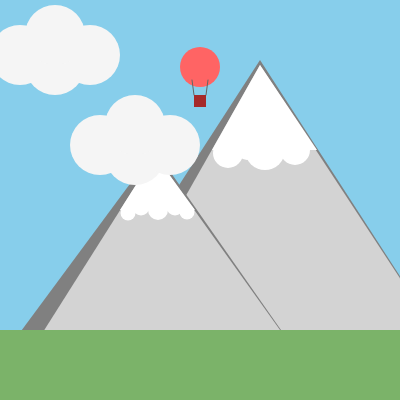
Frame 1 (no input)
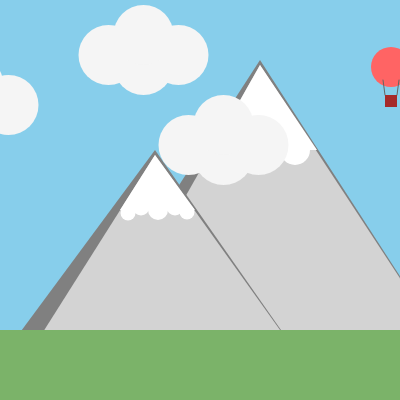
Frame 60 (no input)
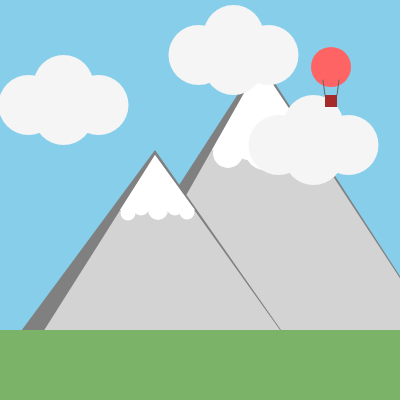
Frame 120 (the mouse pressed at the canvas centre since frame 60)

The p5.js sketch that drew these frames (run headless with seeded random() and noise() and a simulated clock; from frame 60 on, the mouse is pressed at the canvas centre):

// p5.js sketch
// ── sketch.js
let nuvolasinx = -150;       // partenza fuori dallo schermo
let balloonx = 200;
let nuvoleFinite = false;    // necessario per apparizione sole

function setup() {
  createCanvas(400, 400);
  frameRate(25);
}

function draw() {
  // cielo
  background(135, 206, 235);

  // montagna destra
  strokeWeight(0);
  fill("gray");
  triangle(40, 400, 260, 60, 480, 400);
  fill("lightgrey");
  triangle(70, 400, 260, 65, 480, 400);
  fill("white");
  triangle(212, 150, 260, 65, 317, 150);

  // neve montagna destra
  fill("white");
  ellipse(228, 153, 30);
  ellipse(247, 150, 20);
  ellipse(265, 150, 40);
  ellipse(292, 150, 20);
  ellipse(295, 150, 30);

  // montagna sinistra
  fill("grey");
  triangle(-30, 400, 155, 150, 330, 400);
  fill("lightgrey");
  triangle(0, 400, 155, 155, 330, 400);
  fill("white");
  triangle(120, 210, 155, 155, 195, 210);

  // neve montagna sinistra
  fill("white");
  ellipse(128, 213, 15);
  ellipse(158, 210, 20);
  ellipse(141, 207, 17);
  ellipse(175, 207, 17);
  ellipse(187, 212, 15);
  
  /* disegno + passaggio nuvole (una sola volta)
  con !nuvoleFinite controllo che debbano ancora attraversare lo schermo e,
  in seguito, disegno i miei elementi facendoli muovere di 1.5 px
  - una volta che le nuvole sono uscite dallo schermo disegno il sole */
  if (!nuvoleFinite) {
    drawClouds(nuvolasinx);
    nuvolasinx += 1.5;
    if (nuvolasinx > width + 100) {
      nuvoleFinite = true;
    }
  } else {
    drawSun(50, 50);
  }

  // mongolfiera
  fill(255, 100, 100);
  ellipse(balloonx, 67, 40);
  stroke(100);
  strokeWeight(1);
  line(balloonx - 8, 80, balloonx - 6, 95);
  line(balloonx + 8, 80, balloonx + 6, 95);
  fill("brown");
  noStroke();
  rect(balloonx - 6, 95, 12, 12);

  // prato
  fill(123, 179, 105);
  rect(0, 330, 400, 70);

  /* animazione mongolfiera
  partendo dal margine si va a sottrarre il valore generato 
  dall'operazione con frameCount = permette il movimento dx / sx */
  balloonx = (width + 50) - frameCount % (width + 100);
}

// funzione per disegnare tutte le nuvole
function drawClouds(x) {
  strokeWeight(0);
  fill("whitesmoke");
  // centro
  ellipse(x + 170, 55, 60);
  ellipse(x + 205, 65, 60);
  ellipse(x + 240, 55, 60);
  ellipse(x + 205, 35, 60);
  // destra
  ellipse(x + 250, 145, 60);
  ellipse(x + 285, 155, 60);
  ellipse(x + 320, 145, 60);
  ellipse(x + 285, 125, 60);
  // sinistra
  ellipse(x + 70, 105, 60);
  ellipse(x + 35, 85, 60);
  ellipse(x, 105, 60);
  ellipse(x + 35, 115, 60);
}

// funzione per disegnare il sole animato
function drawSun(x, y) {
  push();
  translate(x, y);
  /* frameCount mi aiuta a far aumentare l'angolo nel tempo
  in modo da avere una rotazione continua */
  let rotazione = frameCount * 0.05;
  /* genera un valore che permette un'oscillazione 
  - tramutato nel tempo fa si che il mio sole pulsi */
  let scala = 1 + 0.05 * sin(frameCount * 0.1);
  rotate(rotazione);
  scale(scala);
  noStroke();
  fill("orange");
  ellipse(0, 0, 40);
  fill("yellow");
  ellipse(0, 0, 20);
  pop();
}
